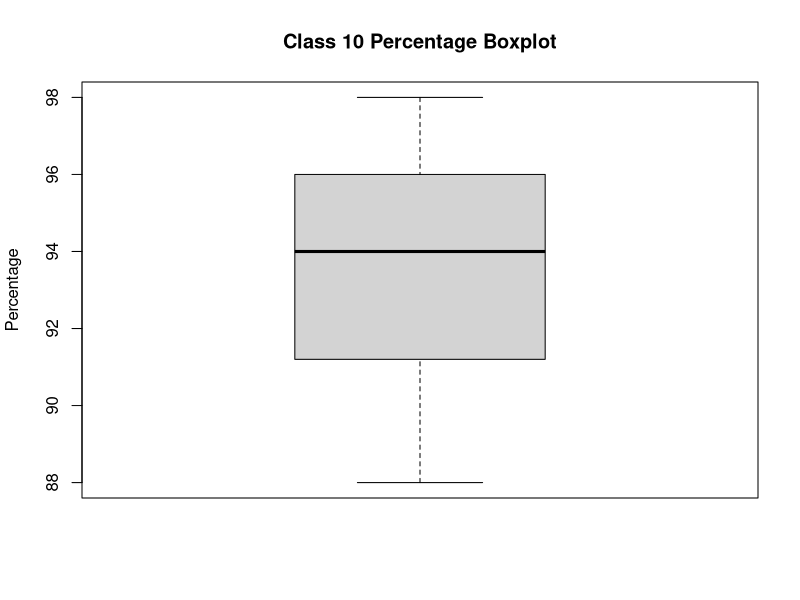
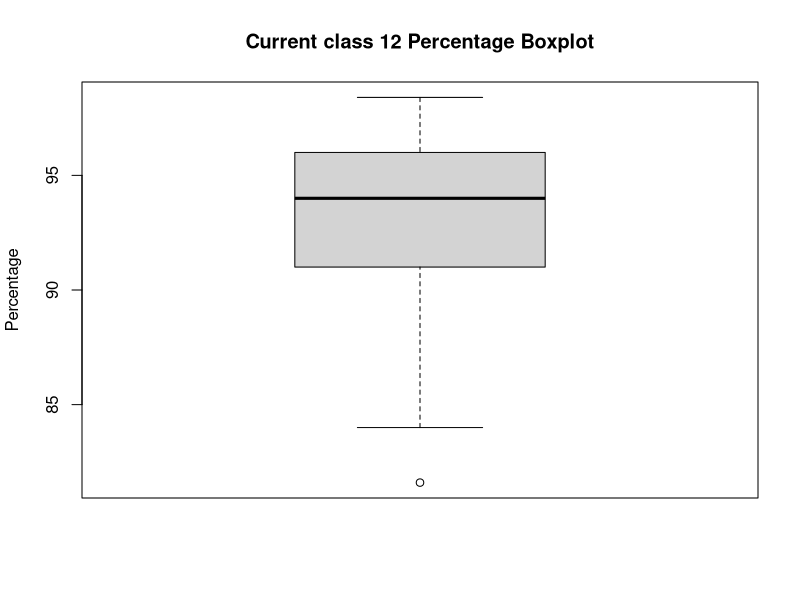
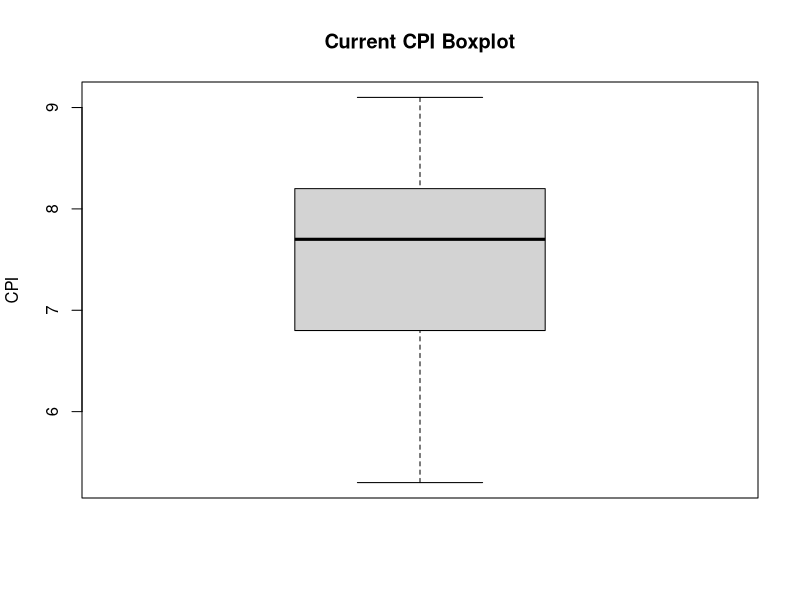

The R script that drew these images, in order:
## ---- chunk 1
data <- read.csv("MTH211A Form.csv")
data
## ---- chunk 2
print("Average Class 10 Percentage:")
class10 <- as.numeric(data[-8,2]) #8th entry is in cgpa
print(mean(class10))
print("Median Class 10 Percentage:")
print(median(class10))
print("Minimum Class 10 Percentage:")
print(min(class10))
print("Maximum Class 10 Percentage:")
print(max(class10))
## ---- chunk 3
print("Average Class 12 Percentage:")
class12 <- as.numeric(data[,3])
print(mean(class12))
print("Median Class 12 Percentage:")
print(median(class12))
print("Minimum Class 12 Percentage:")
print(min(class12))
print("Maximum Class 12 Percentage:")
print(max(class12))
## ---- chunk 4
print("Average CPI:")
cpi <- as.numeric(data[,4])
print(mean(cpi))
print("Median CPI:")
print(median(cpi))
print("Minimum CPI:")
print(min(cpi))
print("Maximum CPI:")
print(max(cpi))
## ---- chunk 5
boxplot(class10, main = "Class 10 Percentage Boxplot", ylab = "Percentage")
## ---- chunk 6
boxplot(class12, main = "Current class 12 Percentage Boxplot", ylab = "Percentage")
## ---- chunk 7
boxplot(cpi, main = "Current CPI Boxplot", ylab = "CPI")
## ---- chunk 8
prevHr <- as.numeric(data[-c(15,19,20,27,34),12])
print("The average study hours during JEE preparation were:")
print(mean(prevHr))
#The average study time has decreased to more than half
## ---- chunk 9
currHr <- as.numeric(data[-c(11,15,19,20,34),13])
print("The current average study hours are:")
print(mean(currHr))
